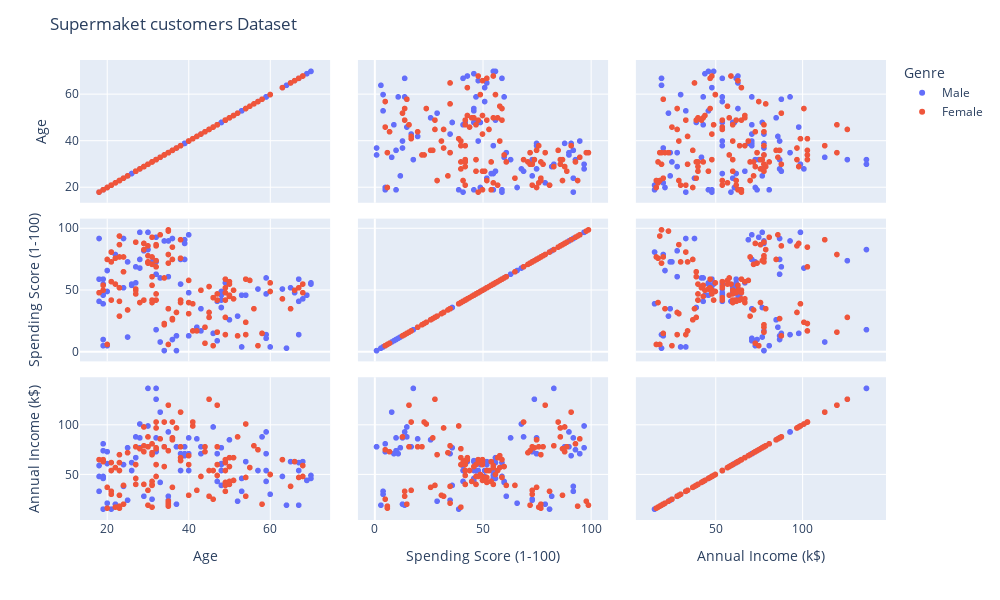

The notebook cell saved with this chart:
### Code cell
fig = px.scatter_matrix(customer_data,dimensions=["Age","Spending Score (1-100)","Annual Income (k$)"], color = "Genre")
fig.update_layout(
    title='Supermaket customers Dataset',
    dragmode='select',
    width=1000,
    height=600,
    hovermode='closest',
)
fig.show()

### Figure 1 — Plotly figure (JSON) as saved in the notebook; plotly's stock layout.template omitted (floating-point values rounded to 4 significant figures)
{"data": [{"dimensions": [{"axis": {"matches": true}, "label": "Age", "values": [19, 21, 64, 67, 37, 22, 20, 52, 35, 25, 31, 29, 35, 60, 53, 18, 24, 48, 33, 59, 47, 69, 53, 70, 19, 63, 18, 19, 70, 59, 26, 40, 57, 38, 67, 48, 18, 48, 24, 48, 20, 67, 26, 49, 54, 68, 66, 65, 19, 27, 39, 43, 40, 59, 38, 47, 39, 20, 32, 19, 32, 25, 28, 48, 34, 43, 39, 37, 34, 19, 50, 42, 32, 40, 28, 36, 36, 58, 27, 59, 35, 46, 30, 28, 33, 32, 32, 30]}, {"axis": {"matches": true}, "label": "Spending Score (1-100)", "values": [39, 81, 3, 14, 13, 79, 66, 29, 35, 73, 73, 82, 61, 4, 4, 92, 92, 36, 60, 60, 41, 46, 46, 56, 55, 51, 59, 59, 55, 47, 54, 48, 51, 55, 41, 46, 41, 49, 52, 42, 49, 59, 55, 56, 46, 43, 48, 52, 46, 56, 91, 35, 95, 11, 75, 9, 75, 5, 73, 10, 93, 12, 97, 36, 90, 17, 88, 1, 1, 5, 26, 20, 63, 13, 75, 10, 92, 15, 69, 14, 90, 15, 97, 68, 8, 74, 18, 83]}, {"axis": {"matches": true}, "label": "Annual Income (k$)", "values": [15, 15, 19, 19, 20, 20, 21, 23, 24, 24, 25, 28, 28, 30, 33, 33, 38, 39, 42, 43, 43, 44, 46, 46, 46, 48, 48, 48, 49, 54, 54, 54, 54, 54, 54, 54, 59, 60, 60, 61, 61, 62, 62, 62, 63, 63, 63, 63, 64, 67, 69, 71, 71, 71, 71, 71, 71, 73, 73, 74, 75, 77, 77, 77, 78, 78, 78, 78, 78, 81, 85, 86, 87, 87, 87, 87, 87, 88, 88, 93, 93, 98, 99, 101, 113, 126, 137, 137]}], "hovertemplate": "Genre=Male<br>%{xaxis.title.text}=%{x}<br>%{yaxis.title.text}=%{y}<extra></extra>", "legendgroup": "Male", "marker": {"color": "#636efa", "symbol": "circle"}, "name": "Male", "showlegend": true, "type": "splom"}, {"dimensions": [{"axis": {"matches": true}, "label": "Age", "values": [20, 23, 31, 22, 35, 23, 30, 35, 58, 24, 35, 35, 46, 54, 45, 40, 23, 21, 49, 21, 42, 30, 36, 20, 65, 31, 49, 24, 50, 27, 29, 31, 49, 31, 50, 51, 27, 67, 54, 43, 68, 32, 47, 60, 60, 45, 23, 49, 46, 21, 55, 22, 34, 50, 68, 40, 32, 47, 27, 23, 49, 21, 66, 19, 38, 18, 19, 63, 49, 51, 50, 38, 40, 23, 31, 25, 31, 29, 44, 35, 57, 28, 32, 32, 34, 44, 38, 47, 27, 30, 30, 56, 29, 31, 36, 33, 36, 52, 30, 37, 32, 29, 41, 54, 41, 36, 34, 32, 38, 47, 35, 45]}, {"axis": {"matches": true}, "label": "Spending Score (1-100)", "values": [6, 77, 40, 76, 6, 94, 72, 99, 15, 77, 35, 98, 5, 14, 32, 31, 87, 73, 14, 81, 17, 73, 26, 75, 35, 61, 28, 65, 55, 47, 42, 42, 52, 54, 45, 50, 51, 52, 59, 50, 48, 47, 42, 49, 56, 53, 52, 42, 44, 57, 58, 55, 60, 46, 55, 40, 42, 47, 50, 41, 48, 42, 50, 54, 42, 48, 50, 43, 59, 43, 57, 40, 58, 29, 77, 34, 71, 88, 7, 72, 5, 40, 87, 74, 22, 20, 76, 16, 89, 78, 73, 35, 83, 93, 75, 95, 27, 13, 86, 32, 86, 88, 39, 24, 17, 85, 23, 69, 91, 16, 79, 28]}, {"axis": {"matches": true}, "label": "Annual Income (k$)", "values": [16, 16, 17, 17, 18, 18, 19, 19, 20, 20, 21, 23, 25, 28, 28, 29, 29, 30, 33, 33, 34, 34, 37, 37, 38, 39, 39, 39, 40, 40, 40, 40, 42, 43, 43, 44, 46, 47, 47, 48, 48, 48, 49, 50, 50, 54, 54, 54, 54, 54, 57, 57, 58, 58, 59, 60, 60, 60, 60, 62, 62, 62, 63, 63, 64, 65, 65, 65, 65, 67, 67, 67, 69, 70, 70, 72, 72, 73, 73, 74, 75, 76, 76, 77, 78, 78, 78, 78, 78, 78, 78, 79, 79, 81, 85, 86, 87, 88, 88, 97, 97, 98, 99, 101, 103, 103, 103, 103, 113, 120, 120, 126]}], "hovertemplate": "Genre=Female<br>%{xaxis.title.text}=%{x}<br>%{yaxis.title.text}=%{y}<extra></extra>", "legendgroup": "Female", "marker": {"color": "#EF553B", "symbol": "circle"}, "name": "Female", "showlegend": true, "type": "splom"}], "layout": {"dragmode": "select", "height": 600, "hovermode": "closest", "legend": {"title": {"text": "Genre"}, "tracegroupgap": 0}, "margin": {"t": 60}, "title": {"text": "Supermaket customers Dataset"}, "width": 1000}}
